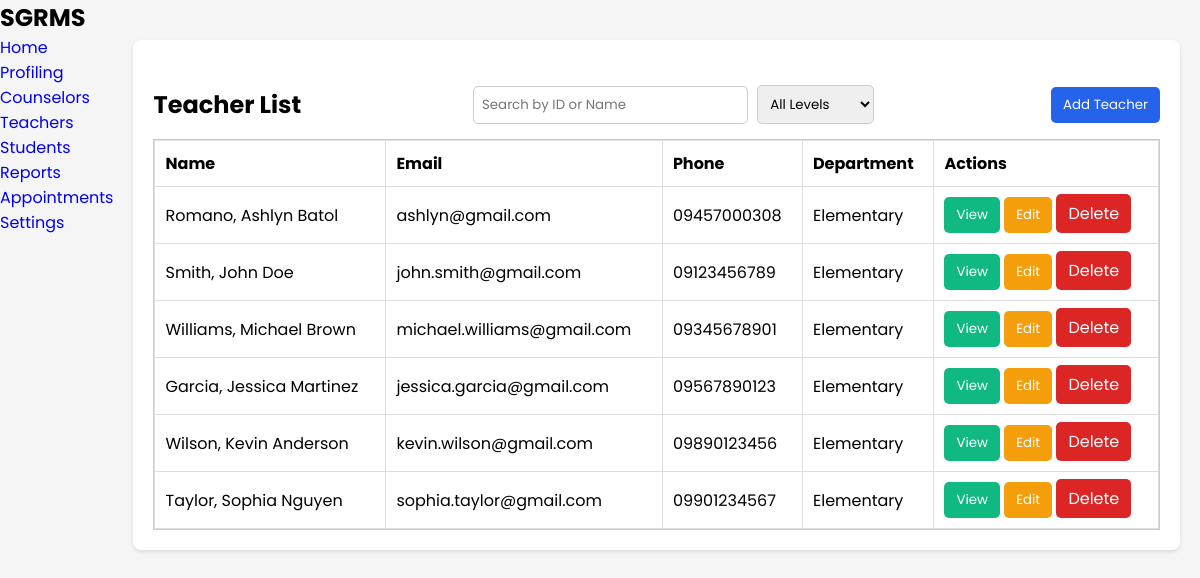
The page /HG/Teachers/teacher.php?filter_educ=Elementary on the database its author committed.
### tables this page shows
CREATE TABLE `teachers` (
  `t_id` int(11) NOT NULL,
  `u_id` int(11) NOT NULL,
  `lname` varchar(50) NOT NULL,
  `fname` varchar(50) NOT NULL,
  `mname` varchar(50) DEFAULT NULL,
  `email` varchar(100) NOT NULL,
  `phone` varchar(15) DEFAULT NULL,
  `teach_level` enum('Elementary','High School','College') NOT NULL,
  `year_level` varchar(50) DEFAULT NULL,
  `section` varchar(50) DEFAULT NULL,
  `program` varchar(100) DEFAULT NULL
);

### HG/Teachers/teacher.php (the view, shortened to what this page needs)
<?php
include $_SERVER['DOCUMENT_ROOT'].'/SGRMS/Database/db_connect.php';
?>
<!DOCTYPE html>
<html lang="en">
<head>
    <link rel="stylesheet" href="/SGRMS/CSS/style.css">
    <link rel="stylesheet" href="/SGRMS/CSS/table.css">
    <link rel="stylesheet" href="https://cdn-uicons.flaticon.com/uicons-solid-straight/css/uicons-solid-straight.css">
</head>
<body>
<div class="container">
        <aside class="sidebar">
            <h1>SGRMS</h1>
            <ul>
                <li><a href="/SGRMS/HG/SuperAdmin/superadmin.php">Home</a></li>
                <li class="has-submenu">
                    <a href="#" id="profiling-link">Profiling</a>
                    <ul class="submenu <?php echo (basename($_SERVER['PHP_SELF']) === 'teacher.php' || basename($_SERVER['PHP_SELF']) === 'students.php' || basename($_SERVER['PHP_SELF']) === 'counsel.php') ? 'active' : ''; ?>" id="profiling-submenu">
                        <li><a href="/SGRMS/HG/Counselors/counsel.php">Counselors</a></li>
                        <li><a href="/SGRMS/HG/Teachers/teacher.php">Teachers</a></li>
                        <li><a href="/SGRMS/HG/Students/students.php">Students</a></li>
                    </ul>
                </li>
                <li><a href="/SGRMS/HG/Reports/case.php">Reports</a></li>
                <li><a href="/SGRMS/HG/Appointment/schedule.php">Appointments</a></li>
                <li><a href="#">Settings</a></li>
            </ul>
        </aside>
    <main class="wrapper">
        <div class="card">
            <section class="teacher-list">
                <div class="search-flex">
                    <h2>Teacher List</h2>
                    <div class="search-bar">
                        <input type="text" id="search" name="search" class="search" placeholder="Search by ID or Name" value="<?php echo isset($_GET['search']) ? htmlspecialchars($_GET['search']) : ''; ?>">
                        <select name="filter_educ" id="filter_educ">
                            <option value="">All Levels</option>
                        </select>
                    </div>
                    <button class="btn btn-add" onclick="openAddModal()">Add Teacher</button>
                </div>
<div class="table-container">
    <table>
        <thead>
            <tr>
                <th>Name</th>
                <th>Email</th>
                <th>Phone</th>
                <th>Department</th>
                <th>Actions</th>
            </tr>
        </thead>
        <tbody id="teacherTableBody">
            <?php
                $search = isset($_GET['search']) ? $_GET['search'] : '';
                $filter_educ = isset($_GET['filter_educ']) ? $_GET['filter_educ'] : '';
                $sql = "SELECT * FROM teachers WHERE (t_id LIKE ? OR fname LIKE ? OR lname LIKE ? )";
                if (!empty($filter_educ)) {
                    $sql .= " AND teach_level = ?";
                }
                $stmt = $conn->prepare($sql);
                if (!empty($filter_educ)) {
                    $searchTerm = "%$search%";
                    $stmt->bind_param("ssss", $searchTerm, $searchTerm, $searchTerm, $filter_educ);
                } else {
                    $searchTerm = "%$search%";
                    $stmt->bind_param("sss", $searchTerm, $searchTerm, $searchTerm);
                }
                $stmt->execute();
                $result = $stmt->get_result();
                if ($result->num_rows > 0) {
                    while ($row = $result->fetch_assoc()) {
                        echo "<tr>
                            <td>".htmlspecialchars($row['lname']).", ".htmlspecialchars($row['fname'])." ".htmlspecialchars($row['mname'])."</td>
                            <td>".htmlspecialchars($row['email'])."</td>
                            <td>".htmlspecialchars($row['phone'])."</td>
                            <td>".htmlspecialchars($row['teach_level'])."</td>
                            <td class='actions'>
                                <button class='btn btn-view' onclick='viewTeacher(".$row['t_id'].")'>View</button>
                                <button class='btn btn-edit' onclick='openEditModal(".$row['t_id'].")'>Edit</button>
                                <a href='deleteteach.php?t_id=".$row['t_id']."' class='btn btn-delete' onclick='return confirm(\"Are you sure you want to delete this teacher?\")'>Delete</a>
                            </td>
                        </tr>";
                    }
                } else {
                    echo "<tr><td colspan='5'>No teachers found</td></tr>";
                }
            ?>
        </tbody>
    </table>
</div>
            </section>
        </div>
    </main>
</div>
</body>
</html>

### CSS/style.css (style rules this page uses)
* { margin: 0; padding: 0; box-sizing: border-box; font-family: 'Poppins', sans-serif; text-decoration: none; }
body { background-color: #f3f4f6; margin: 0; padding: 0; }
.container { display: flex; min-height: 100vh; }
.wrapper { flex-grow: 1; padding: 20px; }
.card { background: white; padding: 20px; border-radius: 8px; box-shadow: 0 2px 4px rgba(0,0,0,0.1); }
body { font-family: Arial, sans-serif; margin: 0; padding: 0; background-color: #f5f5f5; }
.wrapper { width: 80%; margin: 20px auto; }

### CSS/table.css (style rules this page uses)
.table-container { max-height: 500px; overflow-y: auto; border: 1px solid #ccc; }
.table-container table { width: 100%; border-collapse: collapse; }
table th, table td { border: 1px solid #ddd; padding: 10px; text-align: left; }
.btn { padding: 8px 12px; border-radius: 5px; color: white; border: none; cursor: pointer; text-decoration: none; }
.btn-add { background: #2563eb; }
.btn-edit { background: #f59e0b; }
.btn-delete { background: #dc2626; }
.btn-view { background: #10b981; }
.search-flex { display: flex; justify-content: space-between; align-items: center; margin-bottom: 15px; margin-top: 25px; }
.search-bar input, .search-bar select { padding: 8px; border: 1px solid #ccc; border-radius: 5px; margin-right: 5px; }

### HG/Teachers/teacher.php (style rules this page uses)
.sidebar ul { list-style: none; padding: 0; margin: 0; }
.sidebar ul li { position: relative; }
.submenu { display: none; padding-left: 20px; }
.submenu.active { display: block; }

### rows shown on the page
teachers: lname "Romano", fname "Ashlyn", mname "Batol", email "ashlyn@gmail.com", phone "09457000308", teach_level "Elementary"
teachers: lname "Smith", fname "John", mname "Doe", email "john.smith@gmail.com", phone "09123456789", teach_level "Elementary"
teachers: lname "Williams", fname "Michael", mname "Brown", email "michael.williams@gmail.com", phone "09345678901", teach_level "Elementary"
teachers: lname "Garcia", fname "Jessica", mname "Martinez", email "jessica.garcia@gmail.com", phone "09567890123", teach_level "Elementary"
teachers: lname "Wilson", fname "Kevin", mname "Anderson", email "kevin.wilson@gmail.com", phone "09890123456", teach_level "Elementary"
teachers: lname "Taylor", fname "Sophia", mname "Nguyen", email "sophia.taylor@gmail.com", phone "09901234567", teach_level "Elementary"
